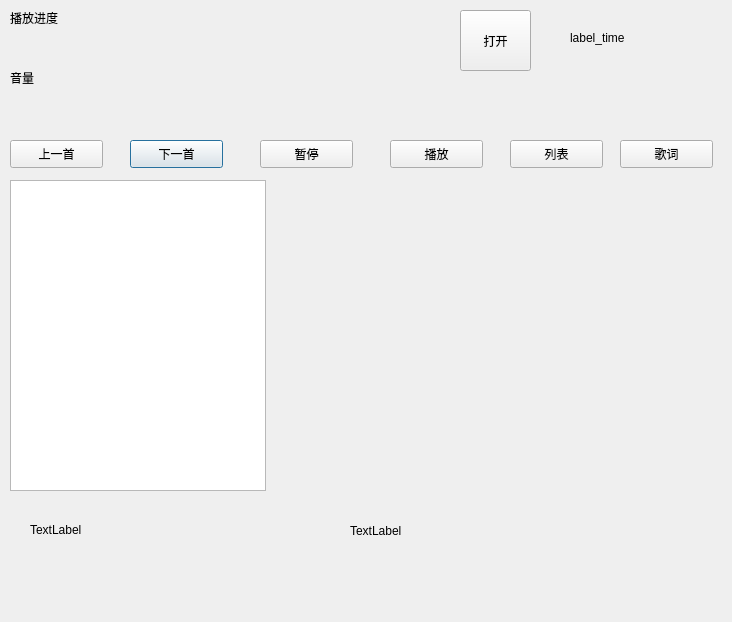
<?xml version="1.0" encoding="UTF-8"?>
<ui version="4.0">
 <class>music</class>
 <widget class="QDialog" name="music">
  <property name="geometry">
   <rect>
    <x>0</x>
    <y>0</y>
    <width>732</width>
    <height>622</height>
   </rect>
  </property>
  <property name="windowTitle">
   <string>Dialog</string>
  </property>
  <widget class="QPushButton" name="next">
   <property name="geometry">
    <rect>
     <x>130</x>
     <y>140</y>
     <width>93</width>
     <height>28</height>
    </rect>
   </property>
   <property name="text">
    <string>下一首</string>
   </property>
  </widget>
  <widget class="QPushButton" name="stop">
   <property name="geometry">
    <rect>
     <x>260</x>
     <y>140</y>
     <width>93</width>
     <height>28</height>
    </rect>
   </property>
   <property name="text">
    <string>暂停</string>
   </property>
  </widget>
  <widget class="QPushButton" name="begin">
   <property name="geometry">
    <rect>
     <x>390</x>
     <y>140</y>
     <width>93</width>
     <height>28</height>
    </rect>
   </property>
   <property name="text">
    <string>播放</string>
   </property>
  </widget>
  <widget class="QPushButton" name="list">
   <property name="geometry">
    <rect>
     <x>510</x>
     <y>140</y>
     <width>93</width>
     <height>28</height>
    </rect>
   </property>
   <property name="text">
    <string>列表</string>
   </property>
  </widget>
  <widget class="QPushButton" name="back">
   <property name="geometry">
    <rect>
     <x>10</x>
     <y>140</y>
     <width>93</width>
     <height>28</height>
    </rect>
   </property>
   <property name="text">
    <string>上一首</string>
   </property>
  </widget>
  <widget class="QPushButton" name="open">
   <property name="geometry">
    <rect>
     <x>460</x>
     <y>10</y>
     <width>71</width>
     <height>61</height>
    </rect>
   </property>
   <property name="text">
    <string>打开</string>
   </property>
  </widget>
  <widget class="QLabel" name="label_lrc">
   <property name="geometry">
    <rect>
     <x>30</x>
     <y>520</y>
     <width>291</width>
     <height>20</height>
    </rect>
   </property>
   <property name="text">
    <string>TextLabel</string>
   </property>
  </widget>
  <widget class="QListWidget" name="listWidget">
   <property name="geometry">
    <rect>
     <x>10</x>
     <y>180</y>
     <width>256</width>
     <height>311</height>
    </rect>
   </property>
  </widget>
  <widget class="QPushButton" name="lrc">
   <property name="geometry">
    <rect>
     <x>620</x>
     <y>140</y>
     <width>93</width>
     <height>28</height>
    </rect>
   </property>
   <property name="text">
    <string>歌词</string>
   </property>
  </widget>
  <widget class="QLabel" name="label_time">
   <property name="geometry">
    <rect>
     <x>570</x>
     <y>30</y>
     <width>141</width>
     <height>16</height>
    </rect>
   </property>
   <property name="text">
    <string>label_time</string>
   </property>
  </widget>
  <widget class="QLabel" name="label">
   <property name="geometry">
    <rect>
     <x>10</x>
     <y>10</y>
     <width>72</width>
     <height>15</height>
    </rect>
   </property>
   <property name="text">
    <string>播放进度</string>
   </property>
  </widget>
  <widget class="QLabel" name="label_2">
   <property name="geometry">
    <rect>
     <x>10</x>
     <y>70</y>
     <width>72</width>
     <height>15</height>
    </rect>
   </property>
   <property name="text">
    <string>音量</string>
   </property>
  </widget>
  <widget class="QLabel" name="zkcm">
   <property name="geometry">
    <rect>
     <x>350</x>
     <y>500</y>
     <width>251</width>
     <height>61</height>
    </rect>
   </property>
   <property name="text">
    <string>TextLabel</string>
   </property>
  </widget>
 </widget>
 <resources/>
 <connections/>
</ui>
